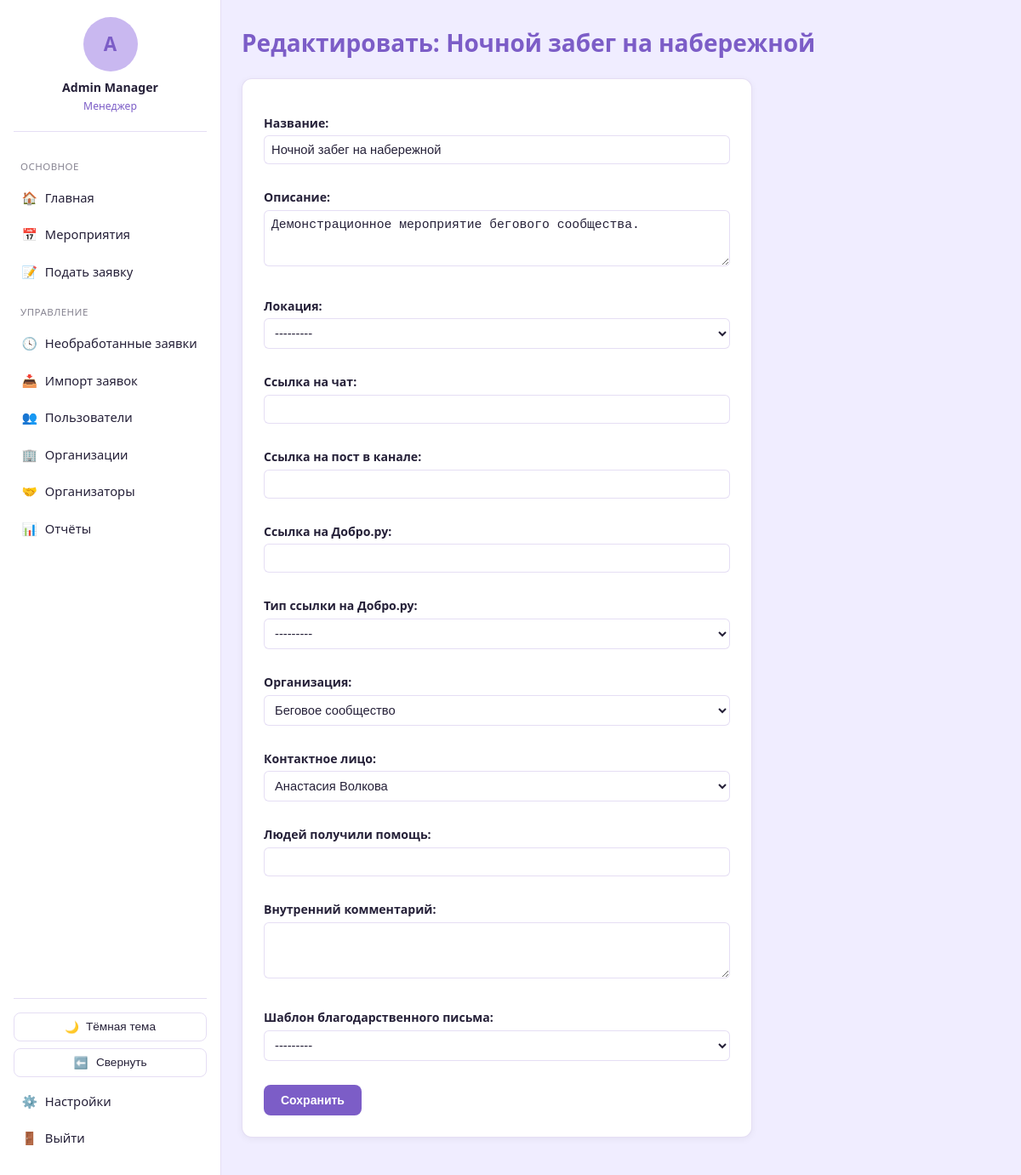
The page /events/11/edit/ (signed in) on the database its author committed.
### blog/models.py (models this page shows, shortened)
class User(AbstractBaseUser):
    GENDER_CHOICES = [
        ('male', 'Мужской'),
        ('female', 'Женский'),
    ]
    STATUS_CHOICES = [
        ('active', 'Активен'),
        ('inactive', 'Неактивен'),
        ('blacklisted', 'В блэклисте'),
    ]
    id = models.AutoField(primary_key=True)
    system_username = models.CharField(max_length=50, blank=True, null=True, db_index=True)
    telegram_id = models.CharField(max_length=50, unique=True, db_index=True)
    telegram_username = models.CharField(max_length=100, blank=True, null=True)
    VK_username = models.CharField(max_length=100, blank=True, null=True)
    first_name = models.CharField(max_length=100, blank=True, null=True)
    last_name = models.CharField(max_length=100, blank=True, null=True)
    email = models.EmailField(blank=True, null=True)
    phone = models.CharField(max_length=20, blank=True, null=True)
    birthday = models.DateField(blank=True, null=True)
    about = models.TextField(blank=True, null=True)
    gender = models.CharField(max_length=10, choices=GENDER_CHOICES, blank=True, null=True)
    status = models.CharField(max_length=20, choices=STATUS_CHOICES, default='active')
    comment = models.TextField(blank=True, null=True)
    created_at = models.DateTimeField(auto_now_add=True)
    last_event_at = models.DateTimeField(blank=True, null=True)
    total_event_count = models.IntegerField(default=0)
    season_event_count = models.IntegerField(default=0)
    total_hours = models.IntegerField(default=0)
    season_hours = models.IntegerField(default=0)
    churn_score = models.FloatField(default=0)
    login = models.CharField(max_length=50, unique=True, blank=True, null=True)
    web_credentials_set_at = models.DateTimeField(blank=True, null=True)
    notify_new_events = models.BooleanField(default=True)
    objects = UserManager()
    USERNAME_FIELD = 'telegram_id'
    REQUIRED_FIELDS = []
    class Meta:
        db_table = 'users'
        verbose_name = 'Пользователь'
        verbose_name_plural = 'Пользователи'
    @property
    def full_name(self):
        return f"{self.first_name or ''} {self.last_name or ''}".strip() or self.telegram_username or self.telegram_id

class Event(models.Model):
    STATUS_CHOICES = [
        ('upcoming', 'Предстоит'),
        ('ongoing', 'Идёт'),
        ('finished', 'Завершено'),
    ]
    RECRUIT_STATUS_CHOICES = [
        ('open', 'Открыт'),
        ('closed', 'Закрыт'),
    ]
    DOBRO_LINK_TYPE_CHOICES = [
        ('event', 'Мероприятие'),
        ('organization', 'Организация'),
        ('project', 'Проект'),
    ]
    id = models.AutoField(primary_key=True)
    title = models.CharField(max_length=255)
    description = models.TextField(blank=True, null=True)
    location = models.ForeignKey(Location, on_delete=models.SET_NULL, null=True, blank=True, related_name='events')
    chat_link = models.URLField(blank=True, null=True)
    post_in_chanel_link = models.URLField(blank=True, null=True)
    dobro_ru_link = models.URLField(blank=True, null=True)
    dobro_ru_link_type = models.CharField(max_length=20, choices=DOBRO_LINK_TYPE_CHOICES, blank=True, null=True)
    dobro_ru_hours_logged = models.BooleanField(default=False)
    dobro_ru_logged_by = models.ForeignKey(User, on_delete=models.SET_NULL, null=True, blank=True, related_name='dobro_ru_logged_events')
    event_status = models.CharField(max_length=20, choices=STATUS_CHOICES, default='upcoming')
    recruit_status = models.CharField(max_length=20, choices=RECRUIT_STATUS_CHOICES, default='open')
    organization = models.ForeignKey(Organization, on_delete=models.SET_NULL, null=True, blank=True, related_name='events')
    organizer = models.ForeignKey(Organizer, on_delete=models.SET_NULL, null=True, blank=True, related_name='managed_events')
    created_at = models.DateTimeField(auto_now_add=True)
    published_at = models.DateTimeField(blank=True, null=True)
    people_helped = models.IntegerField(blank=True, null=True)
    internal_comment = models.TextField(blank=True, null=True)
    letter = models.ForeignKey(ThankYouLetterTemplate, on_delete=models.SET_NULL, null=True, blank=True, related_name='events')
    class Meta:
        db_table = 'events'
        verbose_name = 'Мероприятие'
        verbose_name_plural = 'Мероприятия'

### blog/views.py (the view)
# urls.py: path('events/<int:event_id>/edit/', views.event_edit, name='event_edit'),
@manager_required
def event_edit(request, event_id):
    event = get_object_or_404(Event, pk=event_id)
    form = EventForm(request.POST or None, instance=event)
    if request.method == 'POST' and form.is_valid():
        form.save()
        messages.success(request, 'Мероприятие обновлено.')
        return redirect('event_detail', event_id=event.id)
    return render(request, 'blog/event_form.html', {'form': form, 'title': f'Редактировать: {event.title}'})

### blog/forms.py
class EventForm(forms.ModelForm):
    class Meta:
        model = Event
        fields = [
            'title', 'description', 'location', 'chat_link', 'post_in_chanel_link',
            'dobro_ru_link', 'dobro_ru_link_type', 'organization', 'organizer',
            'people_helped', 'internal_comment', 'letter',
        ]
        labels = {
            'title': 'Название',
            'description': 'Описание',
            'location': 'Локация',
            'chat_link': 'Ссылка на чат',
            'post_in_chanel_link': 'Ссылка на пост в канале',
            'dobro_ru_link': 'Ссылка на Добро.ру',
            'dobro_ru_link_type': 'Тип ссылки на Добро.ру',
            'organization': 'Организация',
            'organizer': 'Контактное лицо',
            'people_helped': 'Людей получили помощь',
            'internal_comment': 'Внутренний комментарий',
            'letter': 'Шаблон благодарственного письма',
        }
        widgets = {
            'description': forms.Textarea(attrs={'rows': 3}),
            'internal_comment': forms.Textarea(attrs={'rows': 3}),
        }

### blog/context_processors.py (called while the page is built)
def role_flags(request):
    user = getattr(request, 'user', None)
    authenticated = bool(user and user.is_authenticated)
    return {
        'is_manager': is_manager(user) if authenticated else False,
        'is_team_leader': is_team_leader(user) if authenticated else False,
        'role_label': role_label(user) if authenticated else None,
    }

### blog/models.py (called while the page is built)
    def __str__(self):
        return self.name

    def __str__(self):
        return f"{self.first_name} {self.last_name}"

### blog/services/roles.py (called while the page is built)
def is_manager(user: User) -> bool:
    if not user or not user.is_authenticated:
        return False
    return user.manager_roles.filter(revoked_at__isnull=True).exists()

def is_team_leader(user: User) -> bool:
    if not user or not user.is_authenticated:
        return False
    return user.team_leader_roles.filter(revoked_at__isnull=True).exists()

def role_label(user: User) -> str:
    if is_manager(user):
        return 'Менеджер'
    if is_team_leader(user):
        return 'Тим-лидер'
    return 'Волонтёр'

### blog/templates/blog/event_form.html (shortened to what this page needs)
{% extends 'blog/base.html' %}
{% block content %}
<h1>{{ title }}</h1>
<div class="card" style="max-width:600px;">
    <form method="post">
        {{ form.as_p }}
        <button type="submit" class="btn">Сохранить</button>
    </form>
</div>
{% endblock %}

### blog/templates/blog/base.html (shortened to what this page needs)
{% load static %}<!DOCTYPE html>
<html lang="ru">
<head>
</head>
<body class="{% if request.COOKIES.sidebar_collapsed == '1' %}sidebar-collapsed{% endif %}">
{% if user.is_authenticated %}
<aside class="sidebar">
    <a href="{% url 'profile_detail' user.id %}" class="sidebar-account">
        <div class="avatar-placeholder">{{ user.full_name|slice:":1"|upper }}</div>
        <div class="username">{{ user.full_name }}</div>
        <div class="role">{{ role_label }}</div>
    </a>
    <div class="nav-section-title">Основное</div>
    <a href="{% url 'dashboard' %}" class="nav-link {% if request.resolver_match.url_name == 'dashboard' %}active{% endif %}" title="Главная"><span class="icon">🏠</span><span class="nav-label"> Главная</span></a>
    <a href="{% url 'event_list' %}" class="nav-link {% if request.resolver_match.url_name in 'event_list,event_detail' %}active{% endif %}" title="Мероприятия"><span class="icon">📅</span><span class="nav-label"> Мероприятия</span></a>
    <a href="{% url 'application_create' %}" class="nav-link " title="Подать заявку"><span class="icon">📝</span><span class="nav-label"> Подать заявку</span></a>
    {% if is_manager %}
    <div class="nav-section-title">Управление</div>
    <a href="{% url 'pending_applications' %}" class="nav-link " title="Необработанные заявки"><span class="icon">🕓</span><span class="nav-label"> Необработанные заявки</span></a>
    <a href="{% url 'import_preview' %}" class="nav-link " title="Импорт заявок"><span class="icon">📥</span><span class="nav-label"> Импорт заявок</span></a>
    <a href="{% url 'user_list' %}" class="nav-link {% if request.resolver_match.url_name == 'user_list' %}active{% endif %}" title="Пользователи"><span class="icon">👥</span><span class="nav-label"> Пользователи</span></a>
    <a href="{% url 'organizations_list' %}" class="nav-link " title="Организации"><span class="icon">🏢</span><span class="nav-label"> Организации</span></a>
    <a href="{% url 'organizer_list' %}" class="nav-link " title="Организаторы"><span class="icon">🤝</span><span class="nav-label"> Организаторы</span></a>
    <a href="{% url 'report_period' %}" class="nav-link {% if request.resolver_match.url_name == 'report_period' %}active{% endif %}" title="Отчёты"><span class="icon">📊</span><span class="nav-label"> Отчёты</span></a>
    {% endif %}
    <div class="sidebar-footer">
        <button type="button" class="theme-toggle" id="theme-toggle" title="Тема">
            <span class="icon" id="theme-icon">🌙</span><span class="theme-label" id="theme-label"> Тёмная тема</span>
        </button>
        <button type="button" class="sidebar-toggle" id="sidebar-toggle" title="Свернуть панель">
            <span class="icon" id="sidebar-toggle-icon">⬅️</span><span class="nav-label" id="sidebar-toggle-label"> Свернуть</span>
        </button>
        <a href="{% url 'settings' %}" class="nav-link {% if request.resolver_match.url_name == 'settings' %}active{% endif %}" title="Настройки"><span class="icon">⚙️</span><span class="nav-label"> Настройки</span></a>
        <a href="{% url 'logout' %}" class="nav-link" title="Выйти"><span class="icon">🚪</span><span class="nav-label"> Выйти</span></a>
    </div>
</aside>
{% endif %}
<div class="page-wrapper" style="{% if not user.is_authenticated %}margin-left:0;{% endif %}">
    <main>
        {% block content %}{% endblock %}
    </main>
</div>
</body>
</html>

### blog/templates/blog/base.html (style rules this page uses)
:root, [data-theme="light"] { --bg: #F0EDFF; --surface: #FFFFFF; --primary: #7C5DC7; --primary-contrast: #FFFFFF; --secondary: #C9B8F0; --text: #252038; --success: #A895E8; --danger: #C0392B; --border: rgba(124, 93, 199, 0.2); --sidebar-width: 260px; --sidebar-width-collapsed: 68px; }
* { box-sizing: border-box; }
body { margin: 0; font-family: 'Segoe UI', Tahoma, Geneva, Verdana, sans-serif; font-size: 16px; line-height: 1.6; background: var(--bg); color: var(--text); }
a { color: inherit; }
.sidebar { position: fixed; top: 0; left: 0; bottom: 0; width: var(--sidebar-width); background: var(--surface); border-right: 1px solid var(--border); display: flex; flex-direction: column; padding: 1.25rem 1rem; overflow-x: hidden; overflow-y: auto; transition: width 0.2s ease; z-index: 10; }
.sidebar-account { display: flex; flex-direction: column; align-items: center; text-align: center; text-decoration: none; padding-bottom: 1.25rem; margin-bottom: 1rem; border-bottom: 1px solid var(--border); }
.avatar-placeholder { width: 64px; height: 64px; border-radius: 50%; background: var(--secondary); display: flex; align-items: center; justify-content: center; font-size: 1.4rem; font-weight: 700; color: var(--primary); margin-bottom: 0.5rem; flex-shrink: 0; }
.sidebar-account .username { font-size: 0.88rem; font-weight: 600; color: var(--text); }
.sidebar-account .role { font-size: 0.76rem; color: var(--primary); }
.nav-section-title { font-size: 0.72rem; text-transform: uppercase; letter-spacing: 0.04em; color: var(--text); opacity: 0.55; margin: 1rem 0 0.4rem; padding: 0 0.5rem; white-space: nowrap; }
.nav-link { display: flex; align-items: center; gap: 0.6rem; padding: 0.55rem 0.6rem; border-radius: 8px; text-decoration: none; color: var(--text); font-size: 0.92rem; margin-bottom: 0.15rem; white-space: nowrap; }
.nav-link .icon { width: 1.2em; text-align: center; flex-shrink: 0; }
.sidebar-footer { margin-top: auto; padding-top: 1rem; border-top: 1px solid var(--border); }
.sidebar-toggle { display: flex; align-items: center; justify-content: center; gap: 0.6rem; width: 100%; background: none; border: 1px solid var(--border); border-radius: 8px; color: var(--text); padding: 0.5rem; cursor: pointer; font-size: 0.85rem; margin-bottom: 0.5rem; }
.theme-toggle { display: flex; align-items: center; justify-content: center; gap: 0.5rem; width: 100%; background: none; border: 1px solid var(--border); border-radius: 8px; color: var(--text); padding: 0.5rem; cursor: pointer; font-size: 0.85rem; margin-bottom: 0.5rem; }
.page-wrapper { margin-left: var(--sidebar-width); min-height: 100vh; transition: margin-left 0.2s ease; }
main { max-width: 1100px; margin: 0 auto; padding: 1.75rem 1.5rem; }
h1 { font-size: 28px; font-weight: 700; color: var(--primary); margin-top: 0; }
.card { background: var(--surface); border: 1px solid var(--border); border-radius: 12px; box-shadow: 0 2px 8px rgba(0,0,0,0.05); padding: 25px; margin-bottom: 1rem; }
.btn { display: inline-block; background: var(--primary); color: var(--primary-contrast); padding: 10px 20px; border-radius: 8px; border: none; text-decoration: none; font-size: 14px; font-weight: 600; cursor: pointer; }
input, select, textarea { width: 100%; padding: 0.5rem; border: 1px solid var(--border); border-radius: 6px; font-size: 0.92rem; margin-bottom: 0.75rem; background: var(--surface); color: var(--text); }
label { font-weight: 600; font-size: 0.88rem; display: block; margin-bottom: 0.2rem; }

### rows shown on the page
User: full_name "A", full_name "Admin Manager"
Event: title "Ночной забег на набережной", description "Демонстрационное мероприятие бегового сообщества.", location "---------", dobro_ru_link_type "---------", organization "Беговое сообщество", organizer "Анастасия Волкова", letter "---------"

### other values the page prints
{{ role_label }} "Менеджер"
{{ title }} "Редактировать: Ночной забег на набережной"
